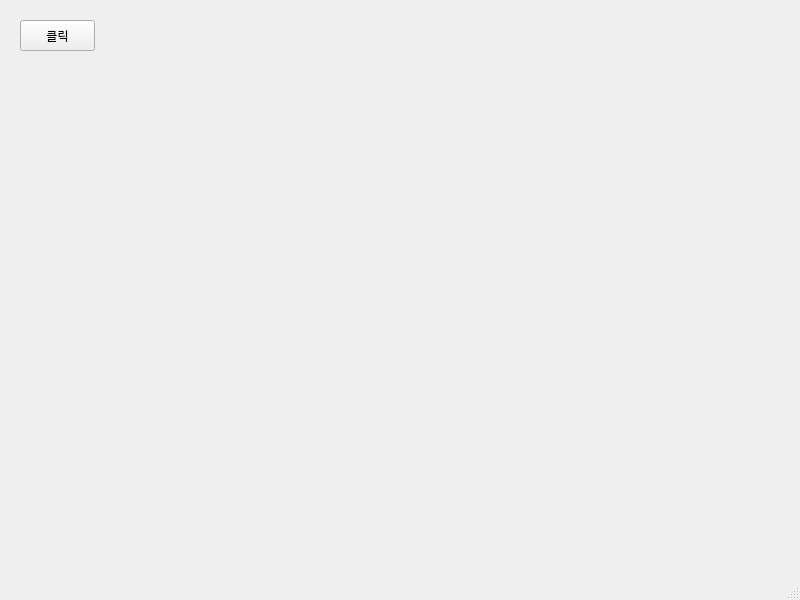
<?xml version="1.0" encoding="UTF-8"?>
<ui version="4.0">
 <class>MainWindow</class>
 <widget class="QMainWindow" name="MainWindow">
  <property name="geometry">
   <rect>
    <x>0</x>
    <y>0</y>
    <width>800</width>
    <height>600</height>
   </rect>
  </property>
  <property name="windowTitle">
   <string>MainWindow</string>
  </property>
  <widget class="QWidget" name="centralwidget">
   <widget class="QPushButton" name="pushButton">
    <property name="geometry">
     <rect>
      <x>20</x>
      <y>20</y>
      <width>75</width>
      <height>31</height>
     </rect>
    </property>
    <property name="text">
     <string>클릭</string>
    </property>
   </widget>
  </widget>
  <widget class="QMenuBar" name="menubar">
   <property name="geometry">
    <rect>
     <x>0</x>
     <y>0</y>
     <width>800</width>
     <height>21</height>
    </rect>
   </property>
  </widget>
  <widget class="QStatusBar" name="statusbar"/>
 </widget>
 <resources/>
 <connections/>
</ui>
